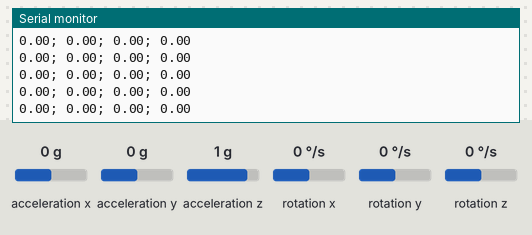
A sketch run on a simulated Arduino Uno, built for the host (arithmetic inside an expression is 32-bit, double 64-bit). Parts: the last lines printed to the serial monitor. Inputs (shaded band) come from the test bench; at power-on: acceleration x 0 g, acceleration y 0 g, acceleration z 1 g, rotation x 0 °/s, rotation y 0 °/s, rotation z 0 °/s.

Above: at 1.2 s.
1.3 s: acceleration x set to -1.4 g
At 1.35 s:
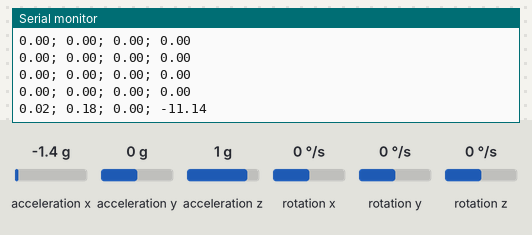
2.8 s: acceleration y set to -1.4 g
At 2.83 s:
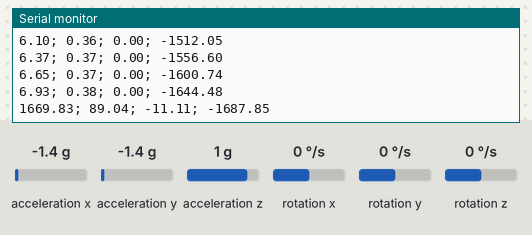
4.3 s: acceleration z set to -1.4 g
At 4.31 s:
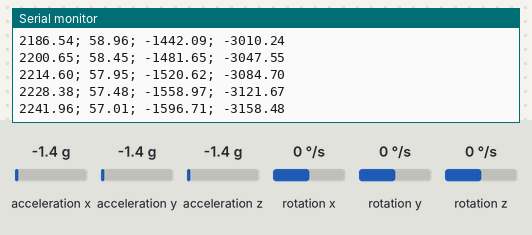
5.8 s: rotation x set to -192 °/s
At 5.87 s:
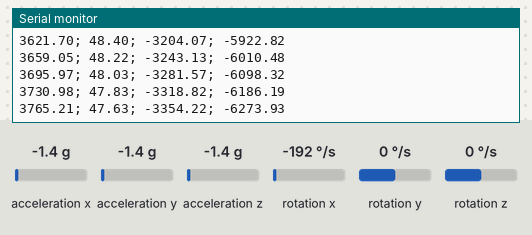
7.3 s: rotation y set to -192 °/s
At 7.31 s:
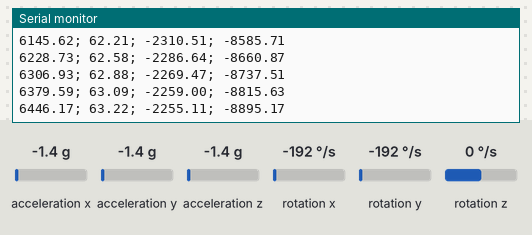
Timing chart, 0 to 9.8 s (numbered marks = the images above; inputs shaded):
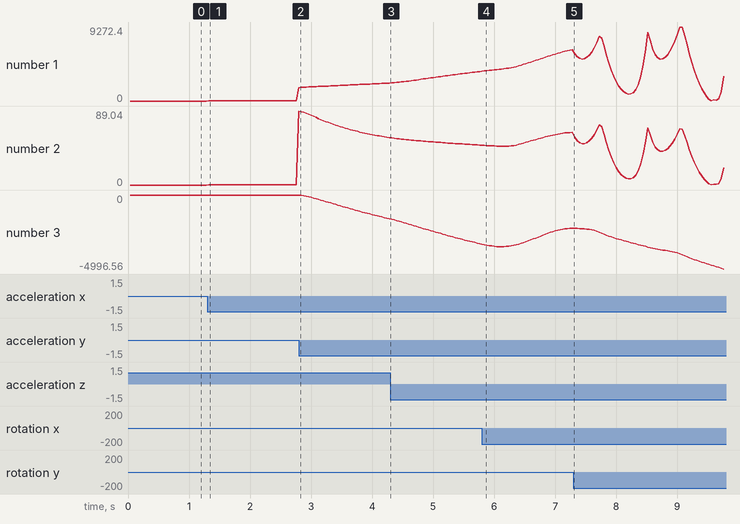

Measured:
- after the input at 1.3 s, the serial monitor: prints a new line at once (image 1)
- after the input at 2.8 s, the serial monitor: prints a new line at once (image 2)
- plotted number 1: 0 → 6.93 after the input at 1.3 s, 6.93 → 2241.96 after the input at 2.8 s
- plotted number 2: 0 → 0.38 after the input at 1.3 s, 0.38 → 57.01 after the input at 2.8 s
- plotted number 3: 0 → -1596.71 after the input at 2.8 s

The sketch:

VehicleDriftEstimator.ino
```cpp
#include <CurieIMU.h>
#include <MadgwickAHRS.h>
#include <Filter.h>

Madgwick filter;
unsigned long microsPerReading, microsPrevious;
float accelScale, gyroScale;
int e = 0, i = 0, c = 0;
double Vx = 0, Vy = 0;
int restx, resty;
double quaternion[4];
int l;
double Xk = 0, Pk = 1, Yk = 0, Pky = 1;
double m00, m01, m02;
double m10, m11, m12;
double m20, m21, m22;
double n0, n1, n2;
double minv[3][3]; // inverse of matrix m
ExponentialFilter<float> FilteredX(20, 0);
ExponentialFilter<float> FilteredY(20, 0);
ExponentialFilter<float> FilteredZ(20, 0);
ExponentialFilter<float> Angle(20, 0);
float Xcoord;
float Ycoord;
void setup() {
  Serial.begin(9600);


  CurieIMU.begin();
  CurieIMU.setGyroRate(25);
  CurieIMU.setAccelerometerRate(25);
  CurieIMU.autoCalibrateAccelerometerOffset(X_AXIS, 0);
  CurieIMU.autoCalibrateAccelerometerOffset(Y_AXIS, 0);
  CurieIMU.autoCalibrateAccelerometerOffset(Z_AXIS, 1);
  filter.begin(25);


  CurieIMU.setAccelerometerRange(2);

  CurieIMU.setGyroRange(250);

  // initialize variables to pace updates to correct rate
  microsPerReading = 1000000 / 25;
  microsPrevious = micros();

  restx = 0;
  resty = 0;
  l = 0;
}

void loop() {
  float drift, driftaLenkis, driftaLenkisRad;
  int aix, aiy, aiz;
  int gix, giy, giz;
  float gx, gy, gz;
  float ax, ay, az;
  double a1, b1, c1, d1;


  // double R, Axr, Ayr, Azr, Rv,  Starpiba;

  float roll, pitch, heading, arez;

  unsigned long microsNow;

  microsNow = micros();
  if (microsNow - microsPrevious >= microsPerReading) {
    CurieIMU.readMotionSensor(aix, aiy, aiz, gix, giy, giz);


    ax = convertRawAcceleration(aix);
    ay = convertRawAcceleration(aiy);
    az = convertRawAcceleration(aiz);
    gx = convertRawGyro(gix);
    gy = convertRawGyro(giy);
    gz = convertRawGyro(giz);
    arez = 0.0f;


    filter.updateIMU(gx, gy, gz, ax, ay, az);

    roll = filter.getRoll();
    pitch = filter.getPitch();
    heading = filter.getYaw() - 180;

    rotationMatrix(pitch * 3.14 / 180, roll * 3.14 / 180, heading * 3.14 / 180);
    //    rotationTest();
    inverseMatrix();
    matrixMultiplication(ay, ax, az);


    //    FilteredZ.Filter(n2);
    //   float SmoothZ = FilteredZ.Current();
    //    float SmoothX = n0;
    //    float SmoothY = n1;
    //    float SmoothZ = n2;
    //    Vx = Vx + SmoothX * microsPerReading / 2000;
    //    Vy = Vy + SmoothY * microsPerReading / 2000;
    if (l < 2000000)
    {
      l++;
      heading -= 0.0055 * l; // žiroskopa noslieces kompensēšana
    }
    //
    //    if(Vx > 0){
    //      Vx=Vx-0.1;
    //      }else if(Vx<0){
    //      Vx=Vx+0.1;
    //      }
    //      if(Vy > 0){
    //      Vy=Vy-0.1;
    //      }else if(Vy<0){
    //      Vy=Vy+0.1;
    //      }

    //


    if (n0 > 0.01 || n0 < -0.01) {
          FilteredX.Filter(n0);
    float SmoothX = FilteredX.Current();
         Vx = Vx + SmoothX * microsPerReading / 1000;
      restx = 0;
    } else {      //      if (Vx > 0.5) {
      Vx = Vx * 0.5;
      //      } else if (Vx < -0.5) {
      //        Vx = Vx * 0.5;
      //
      //      }
      restx++;
    }
    if (n1 > 0.01 || n1 < -0.01) {
          FilteredY.Filter(n1);
    float SmoothY = FilteredY.Current();
          Vy = Vy + SmoothY * microsPerReading / 1000;
      resty = 0;
    }
    else {
      //      if (Vy > 0.5) {
      Vy = Vy * 0.5;
      //      } else if (Vy < -0.5) {
      //        Vy = Vy * 0.5;
      //      }
      resty++;
    }

    if (restx >= 15) {          // pēc laika p
      restx = 0;
      Vx = 0;
    }
    if (resty >= 15) {
      resty = 0;
      Vy = 0;
    }


    //    if (Reset >= 10) {
    //      Reset = 0;
    //      // CurieIMU.autoCalibrateAccelerometerOffset(X_AXIS, 0);
    //      // CurieIMU.autoCalibrateAccelerometerOffset(Y_AXIS, 0);
    //      // CurieIMU.autoCalibrateAccelerometerOffset(Z_AXIS, 1);
    //    }
    //    Xcoord = Xcoord  + Vx * microsPerReading / 1000;
    //    Ycoord  = Ycoord  + Vy * microsPerReading / 1000;


    //for(int j; j<100; j++){
    //  //g
    //}

//     Vx = -10;
//      Vy = 10;


    // heading = 360 - heading;
//
    if (Vx == 0 && Vy == 0) {
      arez = heading;
    } else if (Vx > 0 && Vy > 0) { //0-90
          arez = atan(Vy/Vx);
      arez = arez * 57.2958;
        } else if ( Vx > 0 && Vy < 0) { //270-360

         arez = atan(Vy/Vx);
          //  Serial.println(abs(arez));
          arez = 3 * 3.14 / 2 + abs(arez);
          arez = arez * 57.2958;


        } else if (Vx < 0 && Vy > 0) { //90-180

          arez = (-1) * atan(Vy/Vx) + (1 / 2) * 3.14;
          arez = arez * 57.2958;

        } else if (Vx < 0 && Vy < 0) { //180-270
          arez = atan(Vy/Vx) + 3.14;
          arez = arez * 57.2958;
        }


//    Vx = Vx + n0 * microsPerReading / 2000;
//    Vy = Vy + n1 * microsPerReading / 2000;


   if(arez >= 180){  //lai panāktu intervālu 0-180
    arez-=180;
   }


    Angle.Filter(arez);
    float Lenkis = Angle.Current();
    //arez = arez * 57.2958;


    //  toQuaternion(pitch, roll, heading);
    //   a1 = quaternion[0];
    //  b1 = quaternion[1];
    //  c1 = quaternion[2];
    //  d1 = quaternion[3];
    //  HamiltonProduct1();
    //  HamiltonProduct2(a1, b1, c1, d1);
//    Serial.print(n0*100);
//    Serial.print(" ");
//    Serial.print(n1*100);
//    Serial.print(" ");
//    Serial.println(n2*100);
    //    Serial.print(heading);
    //        Serial.print(" ");
    //         Serial.print(pitch);
    //        Serial.print(" ");
    //        Serial.print(roll);
    //        Serial.print(" ");
//                 Serial.print(ax);
//            Serial.print(" ");
//            Serial.print(ay);
//            Serial.print(" ");
//            Serial.println(az);
    //
    //  heading = heading - 0.6;
    //
    //    Serial.print(" ");
    //  Serial.print(" ");
    //Serial.println((az - 1)*10);
heading= abs(heading);
arez=abs(arez);

    if(heading>arez){
      driftaLenkis=heading-arez;
    }else{
      driftaLenkis=arez-heading;
    }
      drift=0;

      if(driftaLenkis<90){
        drift = sqrt(Vx*Vx+Vy*Vy)*driftaLenkis/90;
      }else{
        drift = sqrt(Vx*Vx+Vy*Vy)*(2-driftaLenkis/90);
      }
    // drift = sqrt(Vx*Vx+Vy*Vy)*sin(driftaLenkis*0.01745);
//
        Serial.print(drift);
        Serial.print("; ");
        Serial.print(driftaLenkis);
            Serial.print("; ");
            Serial.print(Vx);
            Serial.print("; ");
            Serial.println(Vy);
       //     Serial.print(" ");
       ///     Serial.println(1*sin(abs(driftaLenkis)));


    // Serial.println(" ");

    //    Serial.print(ax*10);
    //    Serial.print(" ");
    //    Serial.print(ay*10);
    //    Serial.print(" ");
    //    Serial.println((az - 1)*10);
    //
    //  Serial.print(" ");
    //   Serial.println(quaternion[3]);
    //    Serial.print(Xcoord);
    //    Serial.print(" ");
    //    Serial.println(Ycoord);

    microsPrevious = microsPrevious + microsPerReading;
  }


}


float convertRawAcceleration(int aRaw) {

  float a = (aRaw * 2.0) / 32768.0;
  return a;
}


float convertRawGyro(int gRaw) {


  float g = (gRaw * 250.0) / 32768.0;
  return g;
}

void rotationMatrix(double pitch, double roll, double yaw) {
  double c1 = cos(pitch);
  double s1 = sin(pitch);         //Tiek izveidoti jauni mainīgie, lai
  double c2 = cos(roll);          //izvairītos no vienādu matemātisku darbību atkārtošanas
  double s2 = sin(roll);
  double c3 = cos(yaw);
  double s3 = sin(yaw);
  m00 = c2 * c3;
  m01 = -c2 * s3;                 //Rotācijas matricas vērtības tiek saglabātas
  m02 = s2;                       //globālos mainīgajos
  m10 = c1 * s3 + c3 * s1 * s2;
  m11 = c1 * c3 - s1 * s2 * s3;
  m12 = -c2 * s1;
  m20 = s1 * s3 - c1 * c3 * s2;
  m21 = c3 * s1 + c1 * s2 * s3;
  m22 = c1 * c2;
}
void rotationTest() {
  n0 = m00 * 1 + m01 * 0 + m02 * 0;
  n1 = m10 * 1 + m11 * 0 + m12 * 0;
  n2 = m20 * 1 + m21 * 0 + m22 * 0;
}
void inverseMatrix() {

  double det = m00 * (m11 * m22 - m21 * m12) -
               m01 * (m10 * m22 - m12 * m20) +
               m02 * (m10 * m21 - m11 * m20);

  double invdet = 1 / det;


  minv[0][0] = (m11 * m22 - m21 * m12) * invdet;
  minv[0][1] = (m02 * m21 - m01 * m22) * invdet;
  minv[0][2] = (m01 * m12 - m02 * m11) * invdet;
  minv[1][0] = (m12 * m20 - m10 * m22) * invdet;
  minv[1][1] = (m00 * m22 - m02 * m20) * invdet;
  minv[1][2] = (m10 * m02 - m00 * m12) * invdet;
  minv[2][0] = (m10 * m21 - m20 * m11) * invdet;
  minv[2][1] = (m20 * m01 - m00 * m21) * invdet;
  minv[2][2] = (m00 * m11 - m10 * m01) * invdet;
}

void matrixMultiplication(double ax, double ay, double az) {
  n0 = minv[0][0] * ax + minv[0][1] * ay + minv[0][2] * az;
  n1 = minv[1][0] * ax + minv[1][1] * ay + minv[1][2] * az;
  n2 = minv[2][0] * ax + minv[2][1] * ay + minv[2][2] * az;
}
```

Filter.h
```cpp
#pragma once

/*
* Implements a simple linear recursive exponential filter.
* See: http://www.statistics.com/glossary&term_id=756 */
template<class T> class ExponentialFilter
{
  // Weight for new values, as a percentage ([0..100])
  T m_WeightNew;

  // Current filtered value.
  T m_Current;

public:
  ExponentialFilter(T WeightNew, T Initial)
    : m_WeightNew(WeightNew), m_Current(Initial)
  { }

  void Filter(T New)
  {
    m_Current = (m_WeightNew * New + (100 - m_WeightNew) * m_Current) / 100;
  }

  void SetWeight(T NewWeight)
  {
    m_WeightNew = NewWeight;
  }

  T GetWeight() const { return m_WeightNew; }

  T Current() const { return m_Current; }

  void SetCurrent(T NewValue)
  {
    m_Current = NewValue;
  }
};

// Specialization for floating point math.
template<> class ExponentialFilter<float>
{
  float m_fWeightNew;
  float m_fCurrent;

public:
  ExponentialFilter(float fWeightNew, float fInitial)
    : m_fWeightNew(fWeightNew/100.0), m_fCurrent(fInitial)
  { }


  void Filter(float fNew)
  {
    m_fCurrent = m_fWeightNew * fNew + (1.0 - m_fWeightNew) * m_fCurrent;
  }

  void SetWeight(float NewWeight)
  {
    m_fWeightNew = NewWeight/100.0;
  }

  float GetWeight() const { return m_fWeightNew*100.0; }

  float Current() const { return m_fCurrent; }

  void SetCurrent(float fNewValue)
  {
    m_fCurrent = fNewValue;
  }
};
```

MadgwickAHRS.h
```cpp
// (licence header left out)
#ifndef MadgwickAHRS_h
#define MadgwickAHRS_h
#include <math.h>

//--------------------------------------------------------------------------------------------
// Variable declaration
class Madgwick{
private:
    static float invSqrt(float x);
    float beta;				// algorithm gain
    float q0;
    float q1;
    float q2;
    float q3;	// quaternion of sensor frame relative to auxiliary frame
    float invSampleFreq;
    float roll;
    float pitch;
    float yaw;
    char anglesComputed;
    void computeAngles();

//-------------------------------------------------------------------------------------------
// Function declarations
public:
    Madgwick(void);
    void begin(float sampleFrequency) { invSampleFreq = 1.0f / sampleFrequency; }
    void update(float gx, float gy, float gz, float ax, float ay, float az, float mx, float my, float mz);
    void updateIMU(float gx, float gy, float gz, float ax, float ay, float az);
    //float getPitch(){return atan2f(2.0f * q2 * q3 - 2.0f * q0 * q1, 2.0f * q0 * q0 + 2.0f * q3 * q3 - 1.0f);};
    //float getRoll(){return -1.0f * asinf(2.0f * q1 * q3 + 2.0f * q0 * q2);};
    //float getYaw(){return atan2f(2.0f * q1 * q2 - 2.0f * q0 * q3, 2.0f * q0 * q0 + 2.0f * q1 * q1 - 1.0f);};
    float getRoll() {
        if (!anglesComputed) computeAngles();
        return roll * 57.29578f;
    }
    float getPitch() {
        if (!anglesComputed) computeAngles();
        return pitch * 57.29578f;
    }
    float getYaw() {
        if (!anglesComputed) computeAngles();
        return yaw * 57.29578f + 180.0f;
    }
    float getRollRadians() {
        if (!anglesComputed) computeAngles();
        return roll;
    }
    float getPitchRadians() {
        if (!anglesComputed) computeAngles();
        return pitch;
    }
    float getYawRadians() {
        if (!anglesComputed) computeAngles();
        return yaw;
    }
	  float getQ0() {
        if (!anglesComputed) computeAngles();
        return q0;
    }
    float getQ1() {
        if (!anglesComputed) computeAngles();
        return q1;
	}
	float getQ2() {
        if (!anglesComputed) computeAngles();
        return q2;
	}
	float getQ3() {
        if (!anglesComputed) computeAngles();
        return q3;
	}

};
#endif
```
